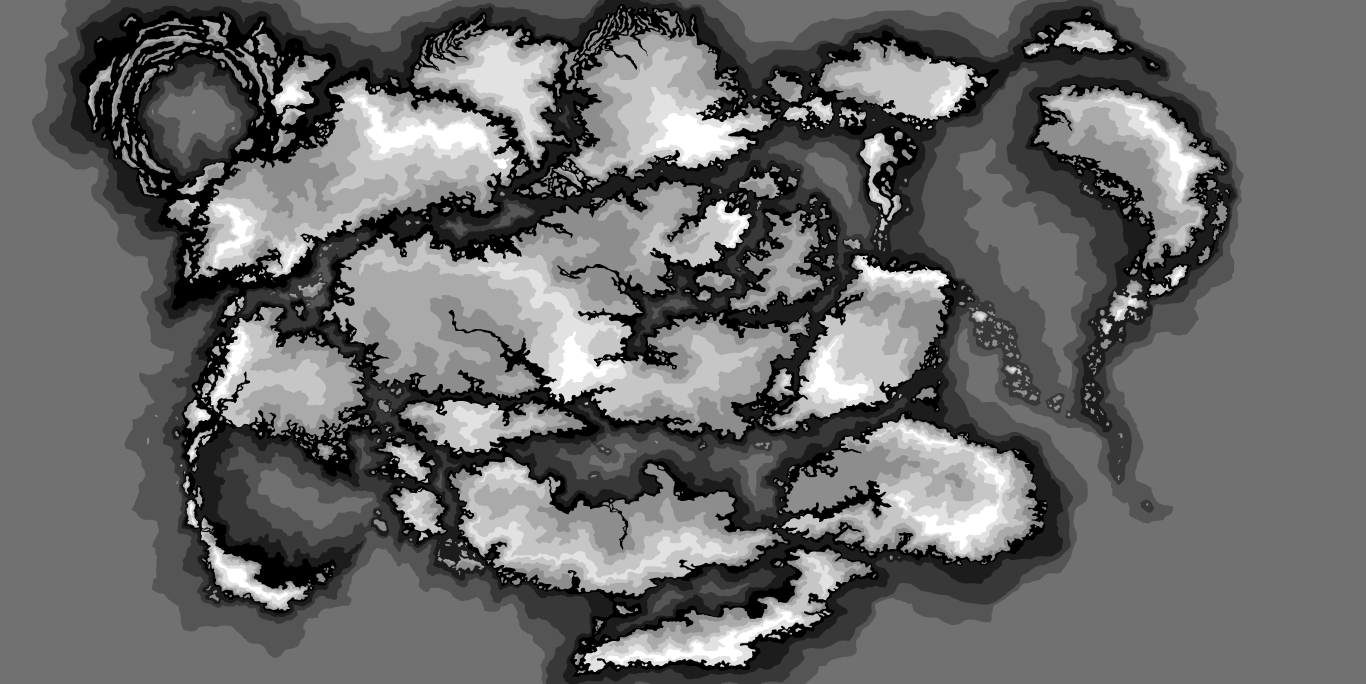
#> input picture assets/world/nyraldar/topography.png, 8192 x 4100 px, found by its file name (shown at 1/6 size)
$ python import_world_map.py
#> lines starting #> are read from the running program, lines starting #| are printed output that depends on the picture
"""Import the Nyraldar macro map from the compendium site into `assets/world/nyraldar/`.

Every layer becomes an 8-bit grey PNG of category indices (255 = none), so the engine never
blends categories: a texel is one band, one biome, one nation, one water body. The legend and
the points (places, minerals, resources) go to RON files beside them, and each `--coast`
window gets a land mask cut from the base painting (the detail level, 2 texels per map unit),
because the coast must follow the painting, not the topography layer.

    python -I tools/import_world_map.py [--source <maps folder>] [--coast name,x0,y0,w,h ...]

Needs Pillow and NumPy. Deterministic: the same source gives the same files.
"""

import argparse
import json
import os
import sys

import numpy as np
from PIL import Image

Image.MAX_IMAGE_PIXELS = None

DEFAULT_SOURCE = r"C:\Users\Admin\Documents\NYRALDAR\SITE_PROJETO_GITHUB\public\maps"
OUT = os.path.join(os.path.dirname(os.path.abspath(__file__)), "..", "assets", "world", "nyraldar")
WIDTH, HEIGHT = 8192, 4100
NONE = 255
# The test island, centred at 4476, 1681, with room around its 8 x 8 window: in the painting
# the island sits a little west of that centre and reaches past the window edge.
DEFAULT_COASTS = ["island,4468,1673,16,16"]

# Copied from utils/topographyData.ts and utils/biomeData.ts of the site.
BANDS = [
    ("sea_coast", "Costa / mar raso", (204, 239, 255), "sea", -20),
    ("sea_shallow", "Mar raso", (152, 219, 249), "sea", -120),
    ("sea_mid", "Mar", (89, 197, 243), "sea", -500),
    ("sea_deep", "Mar profundo", (0, 177, 236), "sea", -1800),
    ("sea_abyss", "Oceano profundo", (0, 155, 229), "sea", -4000),
    ("land_low", "Terras baixas", (70, 202, 110), "land", 100),
    ("land_hills", "Colinas", (126, 211, 131), "land", 400),
    ("land_plateau", "Planaltos", (168, 219, 151), "land", 800),
    ("land_high", "Terras altas", (205, 228, 170), "land", 1600),
    ("land_mountains", "Montanhas", (242, 236, 189), "land", 3000),
]
BIOMES = [
    ("pico_congelado", "Pico Congelado", (54, 54, 54)),
    ("calota_polar", "Calota Polar", (255, 255, 255)),
    ("tundra", "Tundra", (68, 140, 152)),
    ("sub_artico", "Sub-Ártico", (0, 75, 63)),
    ("deserto_frio", "Deserto Frio", (229, 198, 152)),
    ("estepe_fria", "Estepe Fria", (138, 168, 89)),
    ("floresta_temperada_decidua", "Floresta Temperada Decídua", (0, 255, 215)),
    ("oceanico", "Oceânico", (0, 171, 0)),
    ("floresta_subtropical", "Floresta Sub-Tropical", (118, 255, 41)),
    ("mediterraneo", "Temperado Seco", (255, 246, 0)),
    ("floresta_seca_tropical", "Floresta Seca Tropical", (108, 98, 196)),
    ("estepe_quente", "Estepe Quente", (255, 170, 0)),
    ("deserto_quente", "Deserto Quente", (255, 0, 0)),
    ("savana_tropical", "Savana Tropical", (0, 151, 255)),
    ("floresta_tropical", "Floresta Tropical", (13, 0, 255)),
]
CLIMATE_OCEAN = (204, 204, 204)


def pack(rgb):
    return (int(rgb[0]) << 16) | (int(rgb[1]) << 8) | int(rgb[2])


def keys_of(path, size=None):
    """Packed RGB per pixel, -1 where transparent."""
#> called with size = (8192, 4100)
    img = Image.open(path).convert("RGBA")
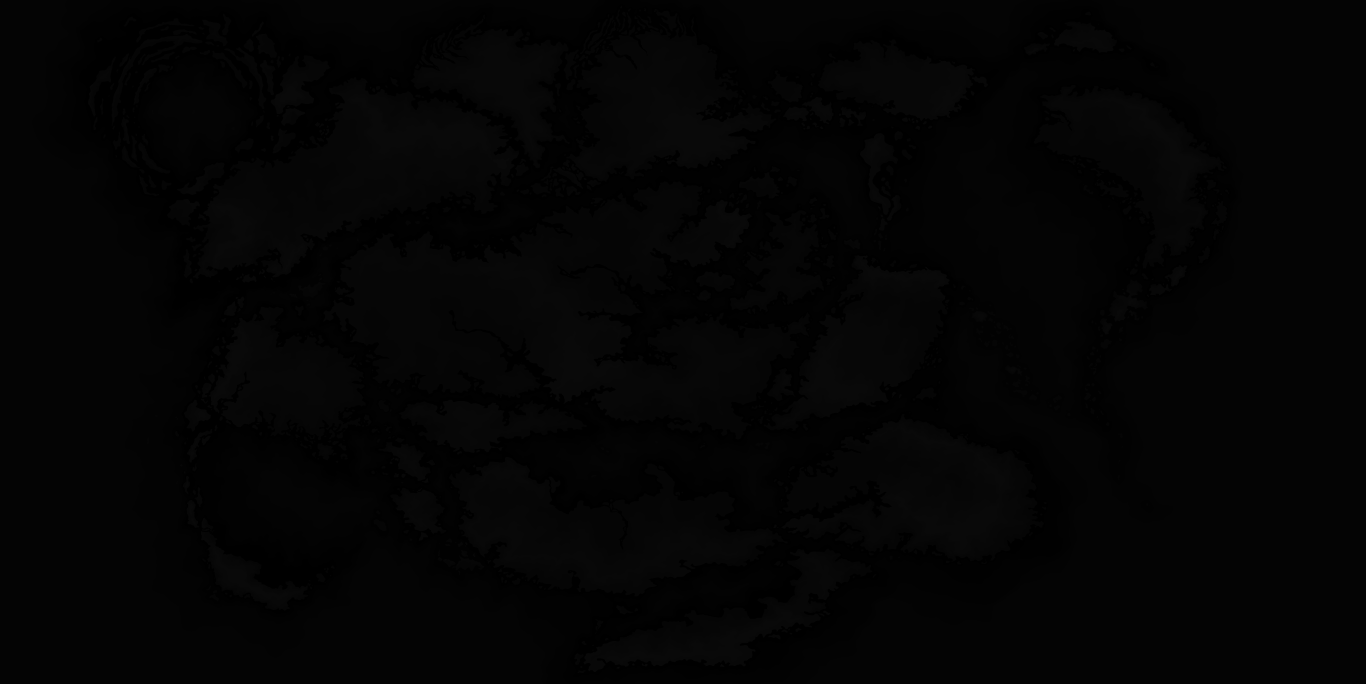
#> img: PIL image 8192x4100 RGBA (shown at 1/6 size); mean R, G, B, A 3.7, 3.7, 3.7, 255
    if size and img.size != size:
        sys.exit(f"{path}: expected {size}, found {img.size}")
    a = np.asarray(img).astype(np.int64)
    k = (a[..., 0] << 16) | (a[..., 1] << 8) | a[..., 2]
    k[a[..., 3] < 128] = -1
    return k


def classify(keys, colors, transparent=NONE, fallback=None):
    """Exact colours become their index; anti-aliased pixels take the majority of their exact
    8 neighbours (ties go to the first in reading order), repeated a few passes; what is left
    takes `fallback` (an index, or "nearest" for the nearest colour)."""
#> called with transparent = 255, fallback = 'nearest'
    unknown = 254
#> unknown = 254
    ids = np.full(keys.shape, unknown, np.uint8)
#> ids: shape (4100, 8192); every value is 254
    ids[keys == -1] = transparent
    for i, c in enumerate(colors):
        if c is not None:
            ids[keys == pack(c)] = i
#> this loop made 10 passes
#> c on passes 1 to 10: (204, 239, 255), (152, 219, 249), (89, 197, 243), (0, 177, 236), (0, 155, 229), (70, 202, 110), (126, 211, 131), (168, 219, 151), (205, 228, 170), (242, 236, 189)
    h, w = ids.shape
#> h = 4100; w = 8192
    for _ in range(6):
        ys, xs = np.nonzero(ids == unknown)
        if len(ys) == 0:
            break
        neigh = []
        for dy in (-1, 0, 1):
            for dx in (-1, 0, 1):
                if dx == 0 and dy == 0:
                    continue
                yy, xx = np.clip(ys + dy, 0, h - 1), np.clip(xs + dx, 0, w - 1)
                neigh.append(ids[yy, xx])
        neigh = np.stack(neigh, 1).astype(np.int32)
        valid = neigh != unknown
        votes = np.zeros(neigh.shape, np.int32)
        for j in range(8):
            votes += (neigh == neigh[:, j : j + 1]) & valid[:, j : j + 1]
        votes[~valid] = -1
        best = np.argmax(votes, 1)
        chosen = neigh[np.arange(len(ys)), best]
        ok = valid.any(1)
        if not ok.any():
            break
        ids[ys[ok], xs[ok]] = chosen[ok]
    left = ids == unknown
    if left.any():
        if fallback == "nearest":
            pal = np.array([c for c in colors], np.int64)
            k = keys[left]
            rgb = np.stack([(k >> 16) & 255, (k >> 8) & 255, k & 255], 1)
            d = ((rgb[:, None, :] - pal[None, :, :]) ** 2).sum(2)
            ids[left] = np.argmin(d, 1).astype(np.uint8)
        else:
            ids[left] = NONE if fallback is None else fallback
    return ids


def save(ids, name):
    Image.fromarray(ids, "L").save(os.path.join(OUT, name), optimize=True)
    print(f"[world] {name} {ids.shape[1]}x{ids.shape[0]}")


def ron_str(s):
    return '"' + str(s).replace("\\", "\\\\").replace('"', '\\"') + '"'


def hex_rgb(h):
    n = int(h.lstrip("#"), 16)
    return ((n >> 16) & 255, (n >> 8) & 255, n & 255)


def dzi_crop(folder, level, x0, y0, w, h, tile=254, overlap=1):
    out = Image.new("RGB", (w, h))
    for ty in range(y0 // tile, (y0 + h - 1) // tile + 1):
        for tx in range(x0 // tile, (x0 + w - 1) // tile + 1):
            t = Image.open(os.path.join(folder, str(level), f"{tx}_{ty}.jpeg")).convert("RGB")
            ox = tx * tile - (overlap if tx > 0 else 0)
            oy = ty * tile - (overlap if ty > 0 else 0)
            out.paste(t, (ox - x0, oy - y0))
    return out


def main():
    ap = argparse.ArgumentParser()
    ap.add_argument("--source", default=DEFAULT_SOURCE)
    ap.add_argument("--coast", action="append", help="name,x0,y0,w,h in map units")
    args = ap.parse_args()
    src = args.source
    os.makedirs(OUT, exist_ok=True)
    full = (WIDTH, HEIGHT)

    topo = classify(keys_of(os.path.join(src, "overlays/world/topography.png"), full),
                    [b[2] for b in BANDS], fallback="nearest")
    save(topo, "topography.png")

    climate_colors = [b[2] for b in BIOMES] + [CLIMATE_OCEAN]
    climate = classify(keys_of(os.path.join(src, "overlays/world/climate.png"), full), climate_colors)
    climate[climate == len(BIOMES)] = NONE
    save(climate, "climate.png")

    regions = json.load(open(os.path.join(src, "data/political-regions.json"), encoding="utf8"))
    bodies = json.load(open(os.path.join(src, "data/water-bodies.json"), encoding="utf8"))
    if len(regions) >= 254 or len(bodies) >= 254:
        sys.exit("too many categories for 8 bits")
    pol_keys = keys_of(os.path.join(src, "generated/overlays/political_mask.png"))
    political = classify(pol_keys, [tuple(r["color"]) for r in regions])
    save(political, "political.png")

    body_colors = [hex_rgb(b["cor"]) for b in bodies]
    water = classify(keys_of(os.path.join(src, "overlays/world/water.png"), full), body_colors)
    rivers = classify(keys_of(os.path.join(src, "overlays/world/rivers.png"), full), body_colors)
    water[rivers != NONE] = rivers[rivers != NONE]
    save(water, "water.png")

    # Nation names: the water bodies list the nations on their coasts by id and name.
    names = {}
    for b in bodies:
        for n in b.get("nacoes", []):
            names[n["id"]] = n["nome"]

    with open(os.path.join(OUT, "legend.ron"), "w", encoding="utf8", newline="\n") as f:
        f.write("// Written by tools/import_world_map.py: the index of each category is its place here.\n(\n")
        f.write(f"    width: {WIDTH},\n    height: {HEIGHT},\n    km_per_unit: {2000 / 948!r},\n")
        f.write("    layers: [\n")
        f.write('        (kind: Topography, file: "topography.png", scale: 1),\n')
        f.write('        (kind: Climate, file: "climate.png", scale: 1),\n')
        f.write('        (kind: Political, file: "political.png", scale: 2),\n')
        f.write('        (kind: Water, file: "water.png", scale: 1),\n    ],\n')
        f.write("    bands: [\n")
        for i, n, c, k, e in BANDS:
            f.write(f"        (id: {ron_str(i)}, name: {ron_str(n)}, color: {c}, land: {str(k == 'land').lower()}, elevation: {e}),\n")
        f.write("    ],\n    biomes: [\n")
        for i, n, c in BIOMES:
            f.write(f"        (id: {ron_str(i)}, name: {ron_str(n)}, color: {c}),\n")
        f.write("    ],\n    nations: [\n")
        for r in regions:
            name = names.get(r["id"]) or r["id"].replace("_", " ").title()
            f.write(f"        (id: {ron_str(r['id'])}, name: {ron_str(name)}, color: {tuple(r['color'])}),\n")
        f.write("    ],\n    waters: [\n")
        for b, c in zip(bodies, body_colors):
            f.write(f"        (id: {ron_str(b['id'])}, name: {ron_str(b.get('nome') or '')}, kind: {ron_str(b['tipo'])}, color: {c}),\n")
        f.write("    ],\n)\n")
    print("[world] legend.ron")

    points = []
    pois = json.load(open(os.path.join(src, "generated/poi-data.json"), encoding="utf8"))["pois"]
    for p in pois:
        points.append(("place", p["type"], p["name"], p["x"], p["y"]))
    for file, group in [("minerals-curated.json", "mineral"), ("natural-resources.json", "resource"),
                        ("natural-resources-hidricos.json", "resource")]:
        for p in json.load(open(os.path.join(src, "data", file), encoding="utf8")):
            points.append((group, p["type"], p.get("name", ""), p["x"], p["y"]))
    points.sort(key=lambda p: (p[4], p[3], p[0], p[1], p[2]))
    with open(os.path.join(OUT, "points.ron"), "w", encoding="utf8", newline="\n") as f:
        f.write("// Written by tools/import_world_map.py: places, minerals and resources, in map units.\n[\n")
        for g, t, n, x, y in points:
            f.write(f"    (group: {g.capitalize()}, kind: {ron_str(t)}, name: {ron_str(n)}, x: {float(x)!r}, y: {float(y)!r}),\n")
        f.write("]\n")
    print(f"[world] points.ron {len(points)}")

    # Coast windows: the sea is painted a bright pink and the land dark teal inside a darker
    # outline, so land is where red is low (the outline counts as land).
    for spec in args.coast or DEFAULT_COASTS:
        name, x0, y0, w, h = spec.split(",")
        x0, y0, w, h = (int(v) for v in (x0, y0, w, h))
        art = dzi_crop(os.path.join(src, "world/detail/detail_files"), 14, x0 * 2, y0 * 2, w * 2, h * 2)
        a = np.asarray(art).astype(np.int32)
        mask = np.where(a[..., 0] < 0x68, 1, 0).astype(np.uint8)
        save(mask, f"coast_{name}.png")
        art.save(os.path.join(OUT, f"art_{name}.png"))
        print(f"[world] coast {name}: {int(mask.sum())} land texels of {mask.size}")


if __name__ == "__main__":
#> (the run stopped early here; a loop or call above may not have finished)
